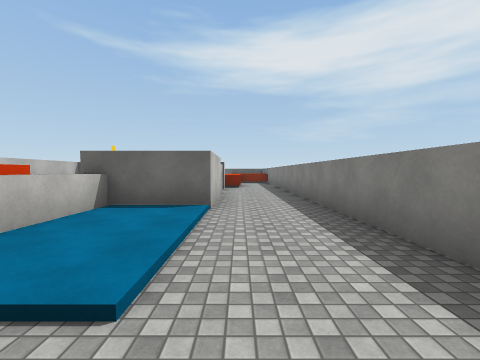
[1] (above)

18 first-person views from a walk through a Unity game level. The camera is 1.5 m above the floor, tilts 2° down and sees 90° across. The floor is counted in squares, 2 m on a side. Each view is taken from the middle of a square. On the plan, view 1 faces up. The plan holds only what a view shows up to about 9 squares ahead; the rest is blank. The player character is not drawn. Some surface patterns are stand-ins.

[2]
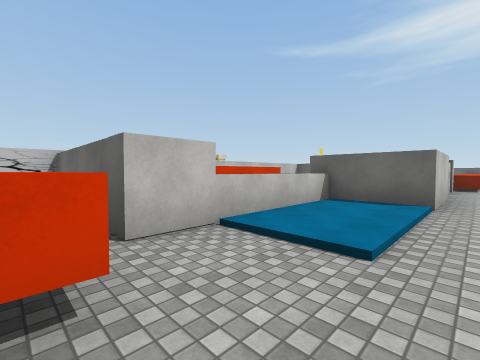

[3]
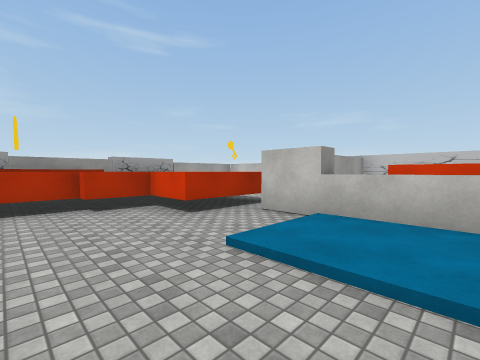

[4]
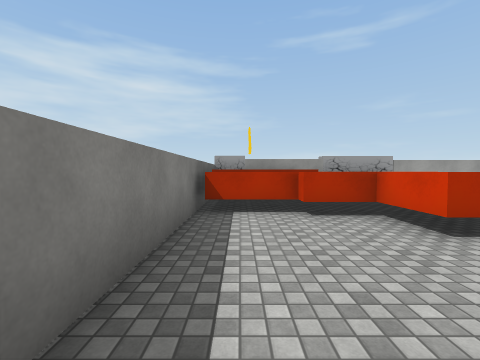

[5]
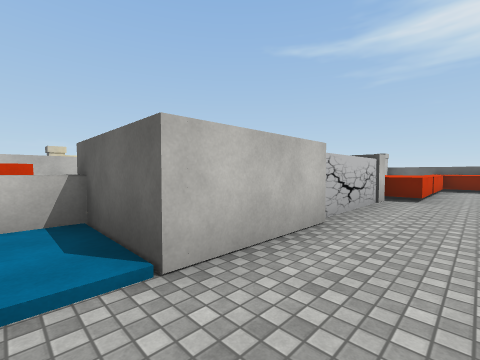

[6]
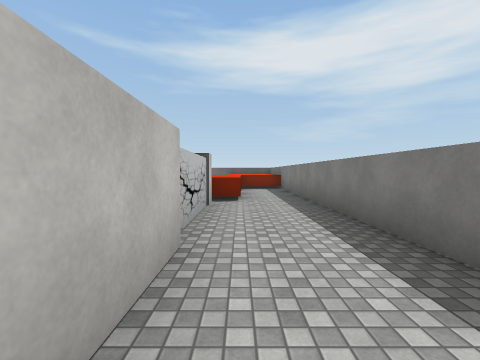

[7]
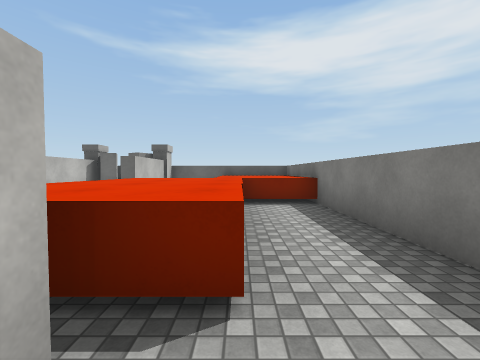

[8]
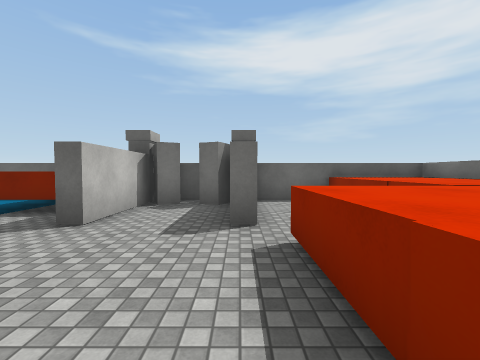

[9]
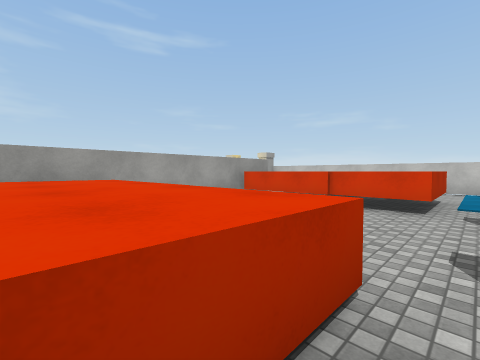

[10]
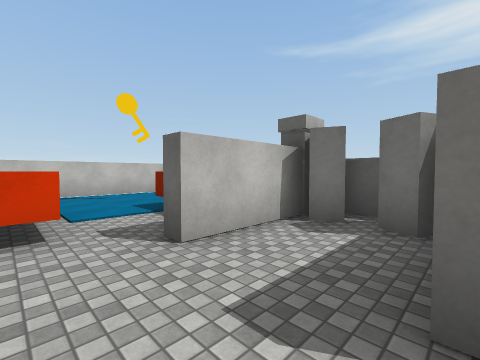

[11]
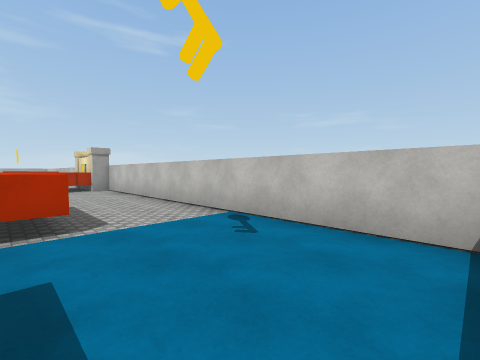

[12]
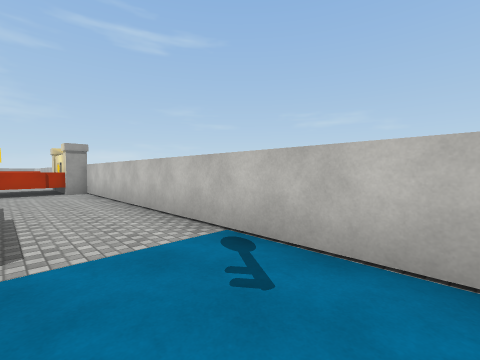

[13]
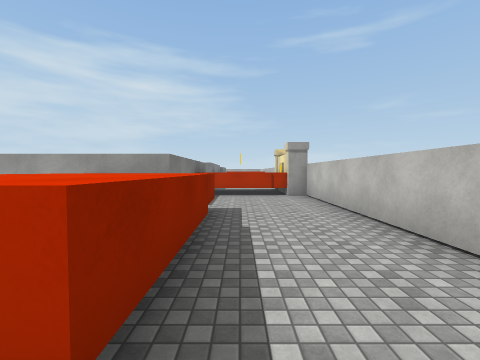

[14]
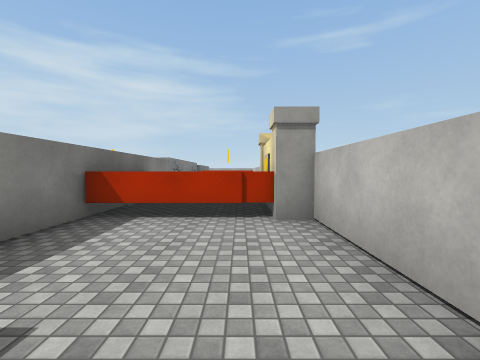

[15]
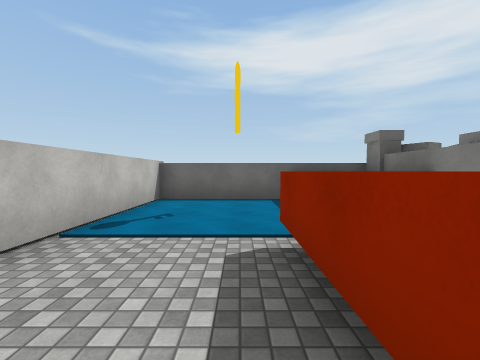

[16]
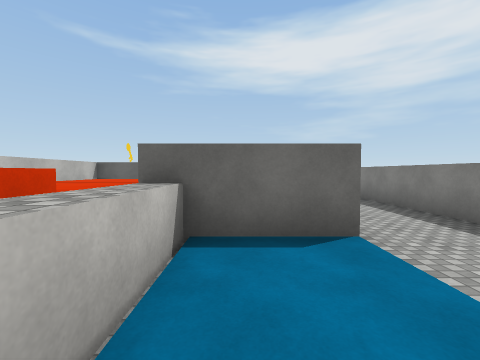

[17]
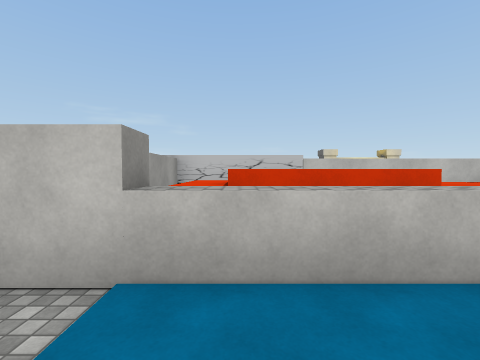

[18]
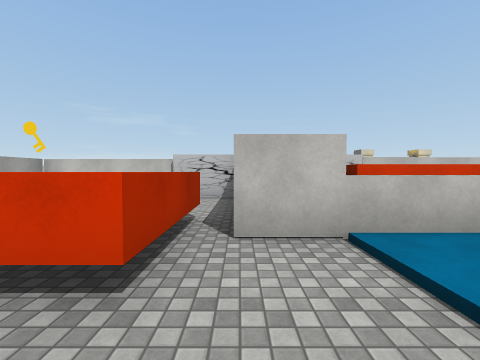

### Floor plan
Key: @ floor where view 1 was taken; # wall or solid block; . main floor; : floor 0.25 m higher than the main floor; / step, stairs or slope; ^ raised ledge; O other object.
Columns run from 12 left of view 1 to 2 right of it. Each row starts with its distance up from view 1.
 20 #####     ##
 19 #....^^O#O..^^#
 18 #....^#..#..^^#
 17 #.....^..#..^^#
 16 #...........^^#
 15 #...^^^...^^^.#
 14 #...^^^ ..^^^.#
 13 #...^^^  .^^^.#
 12 #...^ ^   ^^^.#
 11 #......   ....#
 10 #....#######..#
  9 #....#^^   #..#
  8  O^^^#^^   #..#
  7  #   #^^^  #..#
  6  #   #^^^  #..#
  5  O   #  ^###..#
  4      #  ^^::..#
  3      #  ^^::..#
  2      #^^^^::..#
  1      #^^^#//..#
  0      #####..@.#
 -1      #..^^^...#
 -2      # .^ ^^^.#
 -3      #       ^#
 -4      #     ^^^#
 -5      #        #

Positions as (right, up) in squares from view 1, and headings:
1: (0, 0), facing up
2: (0, -1), facing up-left
3: (1, 3), facing down-left
4: (1, 2), facing down
5: (1, 4), facing up-left
6: (0, 5), facing up
7: (0, 10), facing up
8: (-3, 13), facing up
9: (-1, 16), facing down-left
10: (-3, 15), facing up-left
11: (-8, 19), facing down-left
12: (-9, 18), facing down-left
13: (-9, 16), facing down
14: (-10, 12), facing down
15: (-9, 13), facing up
16: (-2, 2), facing up
17: (-1, 2), facing left
18: (0, 0), facing left
